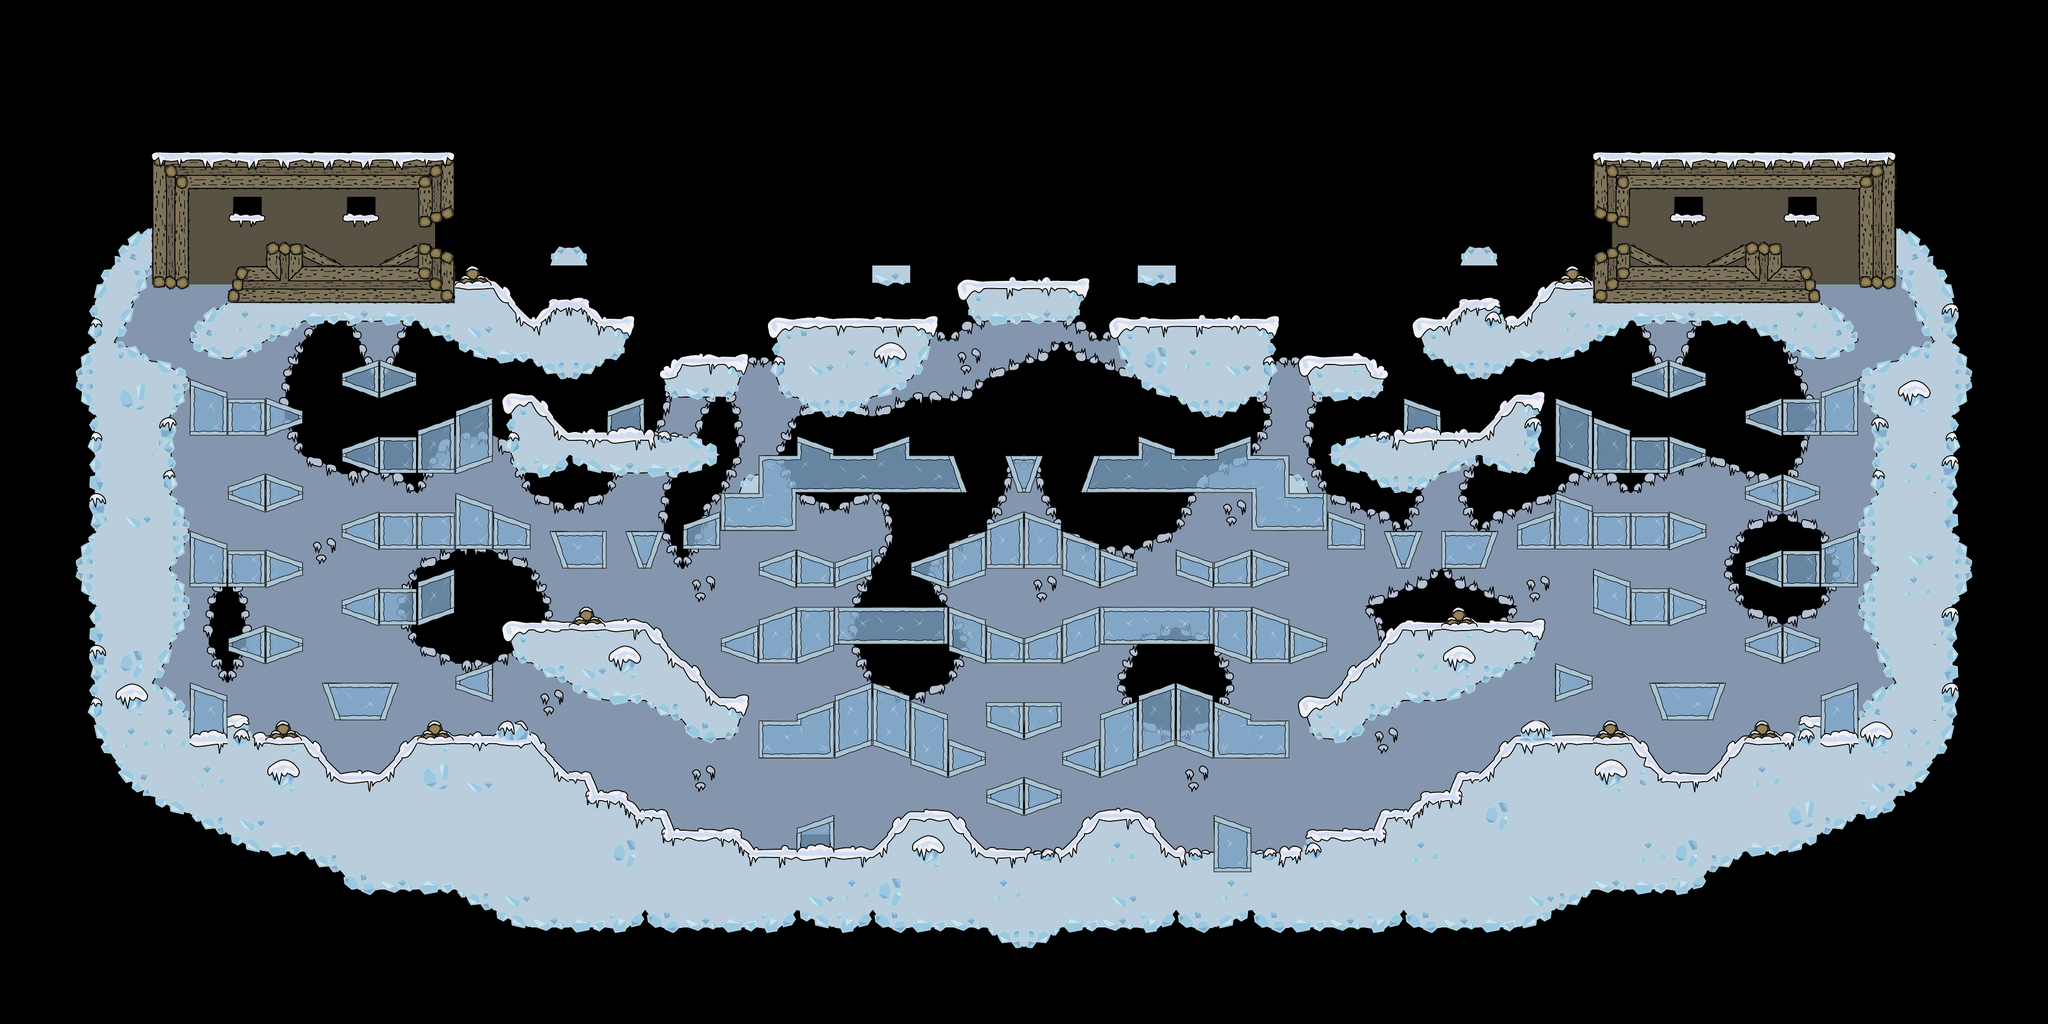

Tiled map render using the project's own tile images. Description and the map definition, with tile-layer contents summarised, below:
An orthogonal 54x27 tile map with 64x64 px tiles, 2 tile layers (tilebg, tile) and 26 objects (6x spritefg, 2x wp_p_09, sp_p_01, sp_p_02, sp_p_03, ...).

<map version="1.0" orientation="orthogonal" width="54" height="27" tilewidth="64" tileheight="64">
 <tileset firstgid="1" source="t64Snow_new.tsx" />
 <layer name="tilebg" width="54" height="27">
  <data>[1458 cells, 527 non-empty, 32 distinct tile ids]</data>
 </layer>
 <layer name="tile" width="54" height="27">
  <data>[1458 cells, 708 non-empty, 122 distinct tile ids]</data>
 </layer>
 <objectgroup name="objects" width="54" height="27">
  <object name="sp_p_01" x="672" y="160" />
  <object name="sp_p_02" x="2788" y="164" />
  <object name="sp_p_03" x="1730" y="374" />
  <object name="sp_p_04" x="2848" y="1246" />
  <object name="sp_p_05" x="610" y="1242" />
  <object name="sp_p_06" x="1730" y="994" />
  <object name="sp_p_07" x="676" y="698" />
  <object name="sp_p_08" x="2782" y="698" />
  <object name="wp_p_01" x="610" y="408">
   <properties>
    <property name="weapon" value="smaw,shotgun,m14" />
   </properties>
  </object>
  <object name="wp_p_02" x="2850" y="402">
   <properties>
    <property name="weapon" value="smaw,shotgun,m14" />
   </properties>
  </object>
  <object name="wp_p_03" x="1730" y="402">
   <properties>
    <property name="weapon" value="m93ba,flame,phasr,gasnade,proxynade" />
   </properties>
  </object>
  <object name="wp_p_04" x="1730" y="1398">
   <properties>
    <property name="weapon" value="shotgun,riot,machete" />
   </properties>
  </object>
  <object name="wp_p_05" x="2414" y="1012">
   <properties>
    <property name="weapon" value="ak47,m16" />
   </properties>
  </object>
  <object name="wp_p_06" x="1038" y="1002">
   <properties>
    <property name="weapon" value="ak47,m16" />
   </properties>
  </object>
  <object name="wp_p_07" x="610" y="1264">
   <properties>
    <property name="weapon" value="mp5,proxynade" />
   </properties>
  </object>
  <object name="wp_p_08" x="2852" y="1268">
   <properties>
    <property name="weapon" value="mp5,proxynade" />
   </properties>
  </object>
  <object name="wp_p_09" x="1726" y="1158">
   <properties>
    <property name="weapon" value="healthpack,fragnade,gasnade,m14" />
   </properties>
  </object>
  <object name="wp_p_09" x="706" y="836">
   <properties>
    <property name="weapon" value="healthpack,m16" />
   </properties>
  </object>
  <object name="wp_p_10" x="2754" y="834">
   <properties>
    <property name="weapon" value="healthpack,m16" />
   </properties>
  </object>
  <object name="wp_p_11" x="1726" y="732">
   <properties>
    <property name="weapon" value="shotgun,phasr,riot,ak47" />
   </properties>
  </object>
  <object name="spritefg" x="961" y="426">
   <properties>
    <property name="sprite" value="everTree" />
   </properties>
  </object>
  <object name="spritefg" x="2495" y="428">
   <properties>
    <property name="sprite" value="everTree" />
   </properties>
  </object>
  <object name="spritefg" x="1394" y="542">
   <properties>
    <property name="sprite" value="bushLeaf" />
   </properties>
  </object>
  <object name="spritefg" x="2059" y="541">
   <properties>
    <property name="sprite" value="bushLeaf" />
   </properties>
  </object>
  <object name="spritefg" x="1953" y="460">
   <properties>
    <property name="sprite" value="everTree" />
   </properties>
  </object>
  <object name="spritefg" x="1503" y="460">
   <properties>
    <property name="sprite" value="everTree" />
   </properties>
  </object>
 </objectgroup>
</map>
